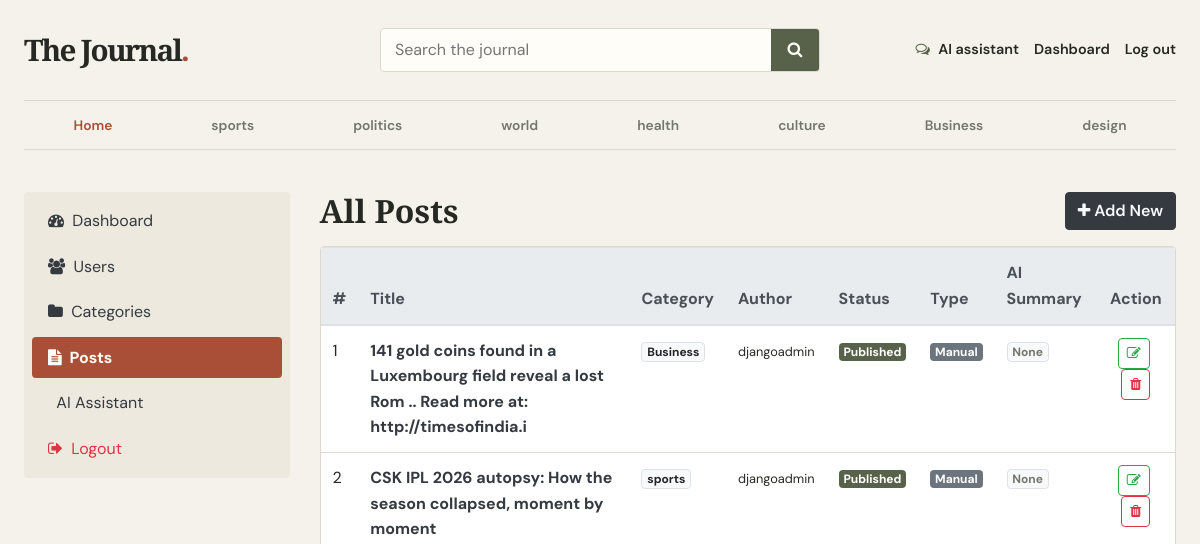
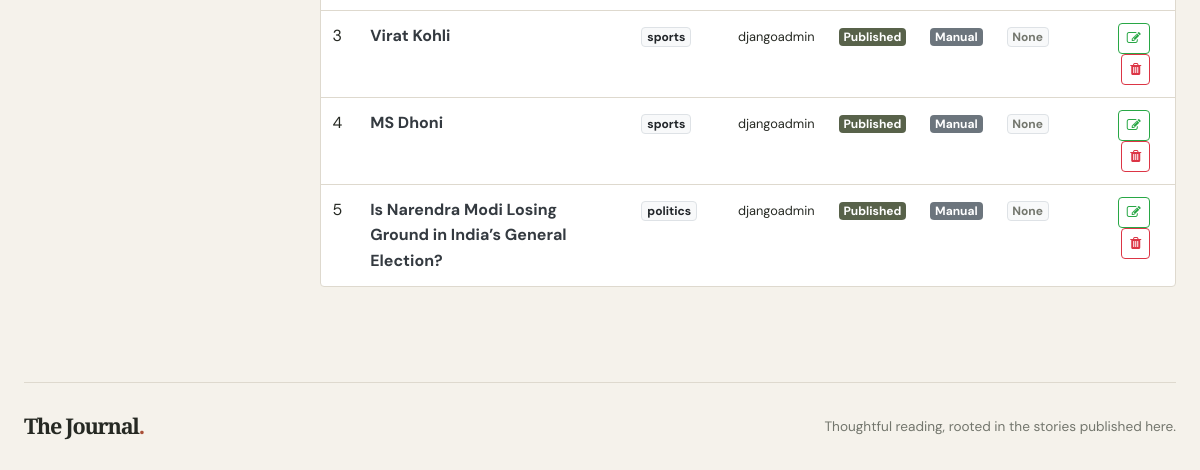
Page /dashboards/posts/ (signed in) on the earlier database version (2 pictures, top to bottom).
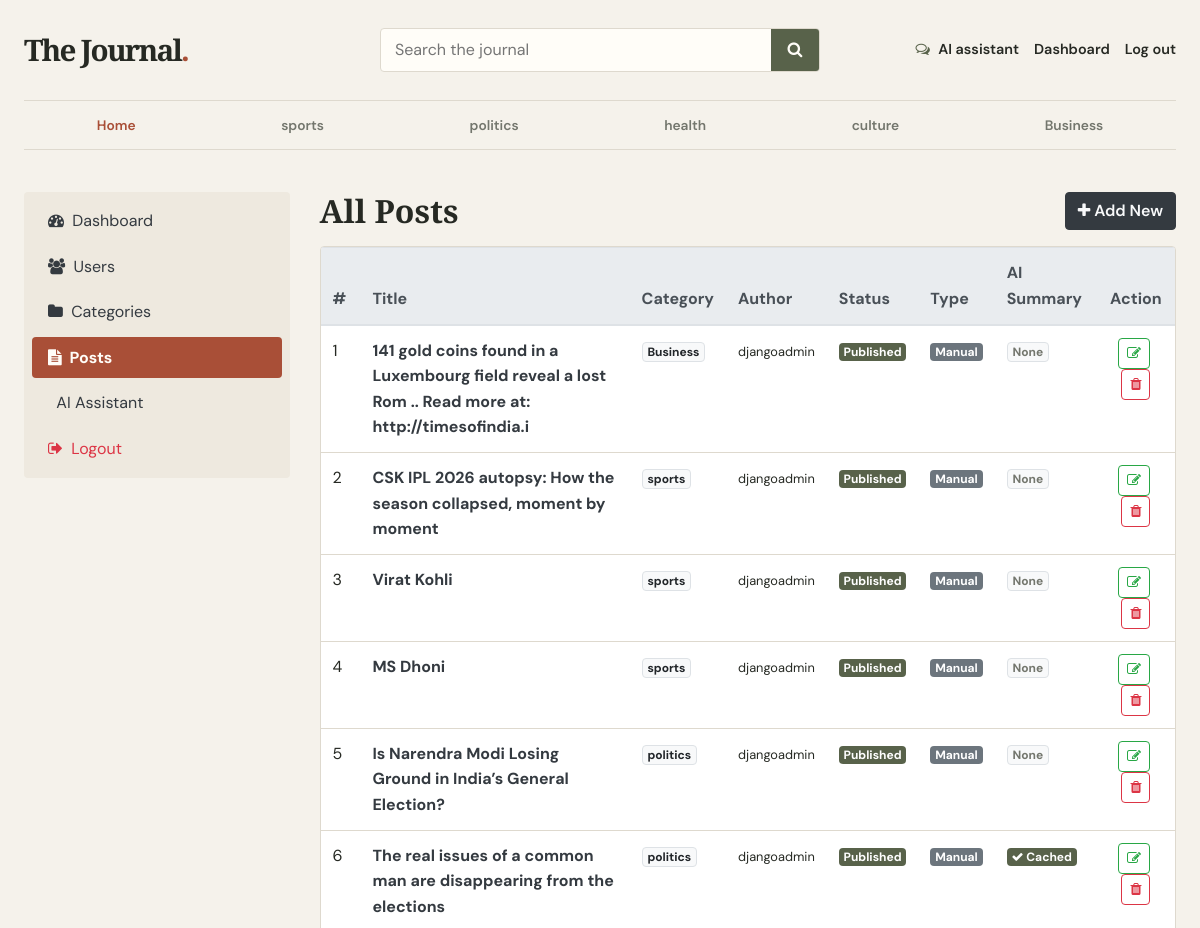
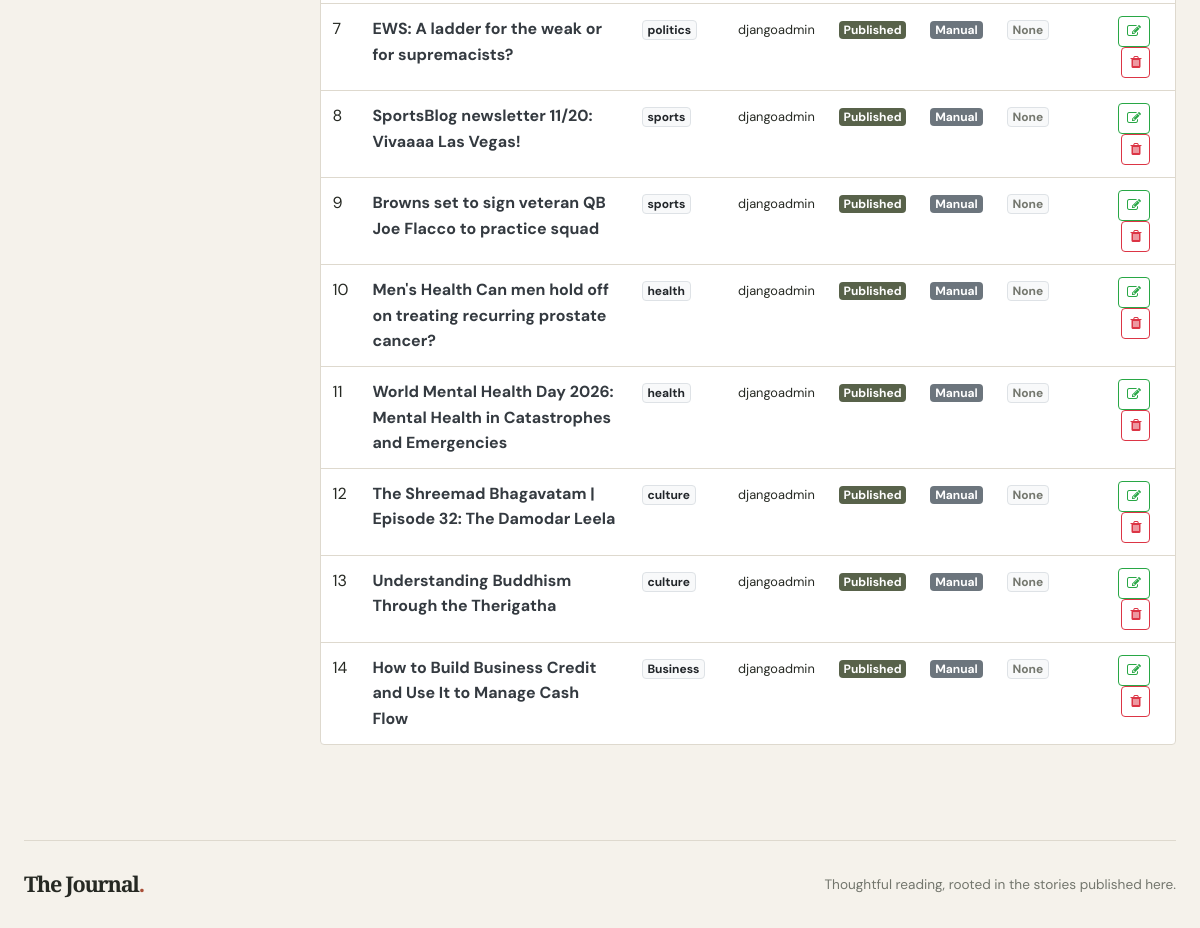
Same page on the later database version (2 pictures, top to bottom).
### blog/models.py (models this page shows, shortened)
class category(models.Model):
    category_name = models.CharField(max_length=50 , unique=True)
    created_at = models.DateTimeField(auto_now_add=True)
    updated_at = models.DateTimeField(auto_now=True)
    class Meta:
        verbose_name_plural = "calegories"
    def __str__(self):
        return self.category_name

class Blog(models.Model):
    title = models.CharField(max_length=255)
    slug = models.SlugField(max_length=255, unique=True, blank=True)
    category = models.ForeignKey(category, on_delete=models.CASCADE)
    author = models.ForeignKey(User, on_delete=models.CASCADE)
    featured_image = models.ImageField(upload_to='uploads/%Y/%m/%d', blank=True, null=True)
    short_description = models.TextField(max_length=1000)
    blog_body = models.TextField()
    status = models.CharField(max_length=20, choices=STATUS_CHOICES, default="Draft")
    is_featured = models.BooleanField(default=False)
    ai_summary = models.TextField(blank=True, default="")
    is_ai_generated = models.BooleanField(default=False)
    source_urls = models.TextField(blank=True, default="")
    generation_date = models.DateField(null=True, blank=True)
    created_at = models.DateTimeField(auto_now_add=True)
    updated_at = models.DateTimeField(auto_now=True)

### dashboards/views.py (the view)
# urls.py: path('posts/',views.posts,name='posts'),
@login_required(login_url='login')
def posts(request):
    posts = Blog.objects.all()
    context = {
        'posts': posts,
    }
    return render(request, 'dashboards/posts.html', context)

### blog/context_processors.py (called while the page is built)
def get_categories(request):
    categories = category.objects.all()
    return dict(categories=categories)

### templates/dashboards/posts.html
{% extends 'base.html' %}
{% block content %}
<div class="row">
    {% include 'dashboards/sidebar.html' %}
    <div class="col-md-9">
        <div class="d-flex flex-wrap justify-content-between align-items-center mb-3">
            <h2 class="mb-2 mb-md-0">All Posts</h2>
            <div>
                <a href="{% url 'add_post' %}" class="btn btn-dark text-light">
                    <i class="fa fa-plus"></i> Add New
                </a>
            </div>
        </div>
        <div class="table-responsive shadow-sm border rounded bg-white">
            <table class="table table-hover mb-0 align-middle">
                <thead class="thead-light">
                  <tr>
                    <th>#</th>
                    <th>Title</th>
                    <th>Category</th>
                    <th>Author</th>
                    <th>Status</th>
                    <th>Type</th>
                    <th>AI Summary</th>
                    <th class="text-center">Action</th>
                  </tr>
                </thead>
                <tbody>
                {% for post in posts %}
                  <tr>
                    <td>{{ forloop.counter }}</td>
                    <td>
                        <a href="{% url 'blog' post.slug %}" target="_blank" class="text-dark font-weight-bold">
                            {{ post.title }}
                        </a>
                    </td>
                    <td><span class="badge badge-light border">{{ post.category }}</span></td>
                    <td><small>{{ post.author }}</small></td>
                    <td>
                        {% if post.status == 'Published' %}
                            <span class="badge badge-success">Published</span>
                        {% else %}
                            <span class="badge badge-warning text-dark">Draft</span>
                        {% endif %}
                    </td>
                    <td>
                        {% if post.is_ai_generated %}
                            <span class="badge badge-info"><i class="fa fa-robot"></i> AI Draft</span>
                        {% else %}
                            <span class="badge badge-secondary">Manual</span>
                        {% endif %}
                    </td>
                    <td>
                      {% if post.ai_summary %}
                        <span class="badge badge-success"><i class="fa fa-check"></i> Cached</span>
                      {% else %}
                        <span class="badge badge-light border text-muted">None</span>
                      {% endif %}
                    </td>
                    <td class="text-center">
                        <a href="{% url 'edit_post' post.id %}" class="btn btn-sm btn-outline-success mr-1" title="Edit / Review Post">
                            <i class="fa fa-edit"></i>
                        </a>
                        <a href="{% url 'delete_post' post.id %}" class="btn btn-sm btn-outline-danger" title="Delete Post" onclick="return confirm('Are you sure you want to delete this post?');">
                            <i class="fa fa-trash"></i>
                        </a>
                    </td>
                  </tr>
                {% empty %}
                  <tr>
                    <td colspan="8" class="text-center py-4 text-muted">
                        No posts found. Create one or run the daily AI draft generator!
                    </td>
                  </tr>
                {% endfor %}
                </tbody>
            </table>
        </div>
        <br>
    </div>
</div>
{% endblock %}

### templates/base.html (shortened to what this page needs)
{% load static %}
<!DOCTYPE html>
<html lang="en">
<head>
    <link href="https://getbootstrap.com/docs/4.0/dist/css/bootstrap.min.css" rel="stylesheet">
    <link href="{% static 'css/blog.css' %}" rel="stylesheet">
    <link rel="stylesheet" href="https://cdnjs.cloudflare.com/ajax/libs/font-awesome/4.7.0/css/font-awesome.min.css">
</head>
<body>
    <div class="site-shell">
      <header class="site-header">
        <div class="header-main">
          <a class="blog-header-logo" href="{% url 'home' %}" aria-label="The Journal home">The Journal<span>.</span></a>
          <form class="site-search" action="{% url 'search' %}" method="GET" role="search">
            <input id="site-search-input" type="search" name="keyword" value="{{ keyword|default:'' }}" placeholder="Search the journal">
            <button type="submit" aria-label="Search"><i class="fa fa-search" aria-hidden="true"></i></button>
          </form>
          <nav class="header-actions" aria-label="Account and tools">
            <a class="header-tool" href="{% url 'ai_chat' %}"><i class="fa fa-comments-o" aria-hidden="true"></i> AI assistant</a>
            {% if not user.is_authenticated %}
            <a class="header-account" href="{% url 'login' %}">Log in</a>
            <a class="button button-small" href="{% url 'register' %}">Create account</a>
            {% else %}
            <a class="header-account" href="{% url 'dashboard' %}">Dashboard</a>
            <a class="header-account" href="{% url 'logout' %}">Log out</a>
            {% endif %}
          </nav>
        </div>
        <div class="category-bar">
          <nav class="category-nav" aria-label="Categories">
            <a href="{% url 'home' %}">Home</a>
            {% for i in categories %}
            <a href="{% url 'post_by_category' i.id %}">{{ i.category_name }}</a>
            {% endfor %}
          </nav>
        </div>
      </header>
      {% block content %}{% endblock %}
      <footer class="site-footer">
        <a class="footer-brand" href="{% url 'home' %}">The Journal<span>.</span></a>
        <p>Thoughtful reading, rooted in the stories published here.</p>
      </footer>
    </div>
</body>
</html>

### templates/dashboards/sidebar.html (shortened to what this page needs)
<div class="col-md-3 mb-4 mb-md-0">
    <div class="nav flex-row flex-md-column nav-pills bg-light p-2 rounded shadow-sm" aria-orientation="vertical" style="gap: 4px;">
        <a href="{% url 'dashboard' %}" class="nav-link text-dark flex-fill {% if '/dashboards/' == request.path %}bg-warning font-weight-bold{% endif %}">
            <i class="fa fa-tachometer mr-1"></i> Dashboard
        </a>
        {% if perms.auth.view_user %}
        <a href="{% url 'users' %}" class="nav-link text-dark flex-fill {% if '/users/' in request.path %}bg-warning font-weight-bold{% endif %}">
            <i class="fa fa-users mr-1"></i> Users
        </a>
        {% endif %}
        <a href="{% url 'categories' %}" class="nav-link text-dark flex-fill {% if '/categories/' in request.path %}bg-warning font-weight-bold{% endif %}">
            <i class="fa fa-folder mr-1"></i> Categories
        </a>
        <a href="{% url 'posts' %}" class="nav-link text-dark flex-fill {% if '/posts/' in request.path %}bg-warning font-weight-bold{% endif %}">
            <i class="fa fa-file-text mr-1"></i> Posts
        </a>
        <a href="{% url 'ai_chat' %}" class="nav-link text-dark flex-fill">
             AI Assistant
        </a>
        <a href="{% url 'logout' %}" class="nav-link text-danger flex-fill">
            <i class="fa fa-sign-out mr-1"></i> Logout
        </a>
    </div>
</div>

### blog_main/static/css/blog.css (style rules this page uses)
:root { color-scheme: light; --paper: #f5f2eb; --surface: #fffdf8; --surface-muted: #eee9df; --ink: #262923; --muted: #73766d; --line: #ded9ce; --olive: #58624a; --olive-dark: #414a36; --terracotta: #a94f37; --terracotta-dark: #873c29; --serif: "Playfair Display", Georgia, serif; --sans: "DM Sans", Arial, sans-serif; }
* { box-sizing: border-box; }
body { margin: 0; background: var(--paper); color: var(--ink); font-family: var(--sans); font-size: 16px; line-height: 1.6; }
a { color: var(--olive-dark); transition: color .18s ease, background-color .18s ease, border-color .18s ease; }
h1, h2, h3, h4, h5, h6 { color: var(--ink); font-family: var(--serif); font-weight: 600; line-height: 1.2; }
.site-shell { width: min(1200px, calc(100% - 48px)); margin: 0 auto; }
.site-header { margin-bottom: 42px; border-bottom: 1px solid var(--line); }
.header-main { display: grid; grid-template-columns: minmax(190px, 1fr) minmax(220px, 440px) minmax(260px, 1fr); align-items: center; gap: 28px; min-height: 100px; }
.blog-header-logo, .footer-brand { color: var(--ink); font-family: var(--serif); font-size: 1.85rem; font-weight: 700; letter-spacing: -.06em; white-space: nowrap; }
.blog-header-logo span, .footer-brand span { color: var(--terracotta); }
.site-search { display: flex; overflow: hidden; height: 44px; border: 1px solid var(--line); border-radius: 4px; background: var(--surface); }
.site-search input { width: 100%; min-width: 0; padding: 0 14px; border: 0; outline: 0; background: transparent; color: var(--ink); font: inherit; }
.site-search button { width: 48px; flex: 0 0 48px; border: 0; background: var(--olive); color: var(--surface); }
.header-actions { display: flex; align-items: center; justify-content: flex-end; gap: 15px; }
.header-tool, .header-account { color: var(--ink); font-size: .9rem; font-weight: 600; white-space: nowrap; }
.header-tool i { margin-right: 5px; color: var(--olive); }
.category-bar { border-top: 1px solid var(--line); }
.category-nav { display: flex; min-height: 48px; align-items: center; justify-content: space-between; overflow-x: auto; scrollbar-width: thin; }
.category-nav a { flex: 1 0 auto; padding: 12px 18px; color: var(--muted); font-size: .86rem; font-weight: 600; line-height: 24px; text-align: center; white-space: nowrap; }
.category-nav a:first-child { color: var(--terracotta); }
.blog-post-meta, .text-muted { color: var(--muted) !important; }
.table-responsive { border-color: var(--line) !important; background: var(--surface); }
.table { color: var(--ink); }
.table thead th, .thead-light th { border-color: var(--line); background: var(--surface-muted); color: var(--ink); }
.table td, .table th { border-color: var(--line); }
.nav-pills { background: var(--surface-muted) !important; }
.nav-pills .nav-link { border-radius: 4px; }
.btn { border-radius: 4px; font-weight: 600; }
.bg-warning { background-color: var(--terracotta) !important; color: var(--surface) !important; }
.bg-light { background-color: var(--surface-muted) !important; }
.badge-success { background-color: var(--olive); }
.site-footer { display: flex; align-items: center; justify-content: space-between; gap: 20px; margin-top: 70px; padding: 26px 0; border-top: 1px solid var(--line); }
.footer-brand { font-size: 1.35rem; }
.site-footer p { margin: 0; color: var(--muted); font-size: .85rem; }

Differences in the rows shown:
removed category: category_name "world"
removed category: category_name "design"
added Blog: title "The real issues of a common man are disappearing from the elections", category "politics", author "djangoadmin", status "Published", is_ai_generated "Manual", shows "Cached"
added Blog: title "EWS: A ladder for the weak or for supremacists?", category "politics", author "djangoadmin", status "Published", is_ai_generated "Manual", ai_summary "None"
added Blog: title "SportsBlog newsletter 11/20: Vivaaaa Las Vegas!", category "sports", author "djangoadmin", status "Published", is_ai_generated "Manual", ai_summary "None"
added Blog: title "Browns set to sign veteran QB Joe Flacco to practice squad", category "sports", author "djangoadmin", status "Published", is_ai_generated "Manual", ai_summary "None"
added Blog: title "Men's Health Can men hold off on treating recurring prostate cancer?", category "health", author "djangoadmin", status "Published", is_ai_generated "Manual", ai_summary "None"
added Blog: title "World Mental Health Day 2026: Mental Health in Catastrophes and Emergencies", category "health", author "djangoadmin", status "Published", is_ai_generated "Manual", ai_summary "None"
added Blog: title "The Shreemad Bhagavatam | Episode 32: The Damodar Leela", category "culture", author "djangoadmin", status "Published", is_ai_generated "Manual", ai_summary "None"
added Blog: title "Understanding Buddhism Through the Therigatha", category "culture", author "djangoadmin", status "Published", is_ai_generated "Manual", ai_summary "None"
added Blog: title "How to Build Business Credit and Use It to Manage Cash Flow", category "Business", author "djangoadmin", status "Published", is_ai_generated "Manual", ai_summary "None"
